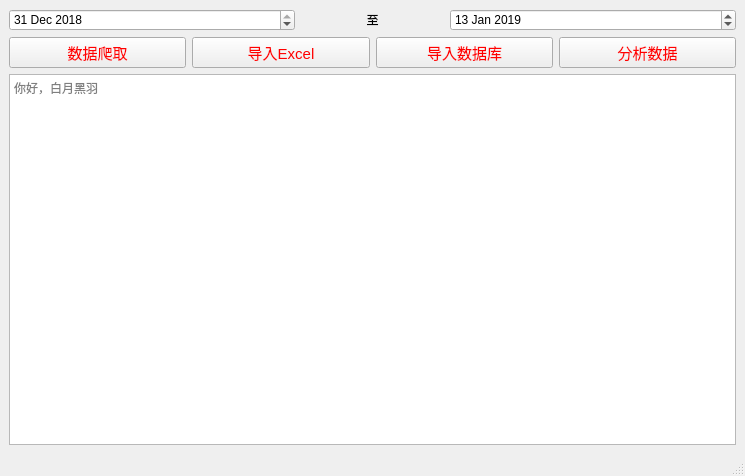
<?xml version="1.0" encoding="UTF-8"?>
<ui version="4.0">
 <class>MainWindow</class>
 <widget class="QMainWindow" name="MainWindow">
  <property name="geometry">
   <rect>
    <x>0</x>
    <y>0</y>
    <width>745</width>
    <height>476</height>
   </rect>
  </property>
  <property name="windowTitle">
   <string>MainWindow</string>
  </property>
  <property name="styleSheet">
   <string notr="true">QPushButton { 
    color: red ;
    font-size:15px;
}</string>
  </property>
  <property name="unifiedTitleAndToolBarOnMac">
   <bool>false</bool>
  </property>
  <widget class="QWidget" name="centralwidget">
   <layout class="QVBoxLayout" name="verticalLayout">
    <item>
     <layout class="QHBoxLayout" name="horizontalLayout">
      <property name="leftMargin">
       <number>0</number>
      </property>
      <property name="rightMargin">
       <number>0</number>
      </property>
      <item>
       <widget class="QDateEdit" name="startDateEdit">
        <property name="sizePolicy">
         <sizepolicy hsizetype="Minimum" vsizetype="Fixed">
          <horstretch>2</horstretch>
          <verstretch>0</verstretch>
         </sizepolicy>
        </property>
        <property name="dateTime">
         <datetime>
          <hour>8</hour>
          <minute>0</minute>
          <second>10</second>
          <year>2018</year>
          <month>12</month>
          <day>31</day>
         </datetime>
        </property>
       </widget>
      </item>
      <item>
       <widget class="QLabel" name="label">
        <property name="sizePolicy">
         <sizepolicy hsizetype="Minimum" vsizetype="Preferred">
          <horstretch>1</horstretch>
          <verstretch>0</verstretch>
         </sizepolicy>
        </property>
        <property name="text">
         <string>至</string>
        </property>
        <property name="alignment">
         <set>Qt::AlignCenter</set>
        </property>
       </widget>
      </item>
      <item>
       <widget class="QDateEdit" name="endDateEdit">
        <property name="sizePolicy">
         <sizepolicy hsizetype="Minimum" vsizetype="Fixed">
          <horstretch>2</horstretch>
          <verstretch>0</verstretch>
         </sizepolicy>
        </property>
        <property name="dateTime">
         <datetime>
          <hour>8</hour>
          <minute>0</minute>
          <second>0</second>
          <year>2019</year>
          <month>1</month>
          <day>13</day>
         </datetime>
        </property>
       </widget>
      </item>
     </layout>
    </item>
    <item>
     <layout class="QHBoxLayout" name="horizontalLayout_2">
      <item>
       <widget class="QPushButton" name="crawl">
        <property name="sizePolicy">
         <sizepolicy hsizetype="Minimum" vsizetype="Fixed">
          <horstretch>0</horstretch>
          <verstretch>0</verstretch>
         </sizepolicy>
        </property>
        <property name="text">
         <string>数据爬取</string>
        </property>
        <property name="myclass" stdset="0">
         <string>bar2btn</string>
        </property>
       </widget>
      </item>
      <item>
       <widget class="QPushButton" name="exportToExcel">
        <property name="text">
         <string>导入Excel</string>
        </property>
        <property name="myclass" stdset="0">
         <string>bar2btn</string>
        </property>
       </widget>
      </item>
      <item>
       <widget class="QPushButton" name="exportToDB">
        <property name="text">
         <string>导入数据库</string>
        </property>
        <property name="myclass" stdset="0">
         <string>bar2btn</string>
        </property>
       </widget>
      </item>
      <item>
       <widget class="QPushButton" name="analyze">
        <property name="text">
         <string>分析数据</string>
        </property>
        <property name="myclass" stdset="0">
         <string>bar2btn</string>
        </property>
       </widget>
      </item>
     </layout>
    </item>
    <item>
     <widget class="QTextEdit" name="textBrowser">
      <property name="acceptRichText">
       <bool>true</bool>
      </property>
      <property name="placeholderText">
       <string>你好，白月黑羽</string>
      </property>
     </widget>
    </item>
   </layout>
  </widget>
  <widget class="QMenuBar" name="menubar">
   <property name="geometry">
    <rect>
     <x>0</x>
     <y>0</y>
     <width>745</width>
     <height>22</height>
    </rect>
   </property>
  </widget>
  <widget class="QStatusBar" name="statusbar"/>
 </widget>
 <resources/>
 <connections/>
</ui>
